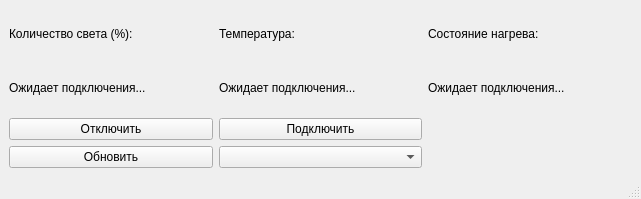
<?xml version="1.0" encoding="UTF-8"?>
<ui version="4.0">
 <class>MainWindow</class>
 <widget class="QMainWindow" name="MainWindow">
  <property name="geometry">
   <rect>
    <x>0</x>
    <y>0</y>
    <width>641</width>
    <height>199</height>
   </rect>
  </property>
  <property name="windowTitle">
   <string>Статус обогрева крыши</string>
  </property>
  <widget class="QWidget" name="centralwidget">
   <layout class="QGridLayout" name="gridLayout">
    <item row="0" column="2">
     <widget class="QLabel" name="heater">
      <property name="text">
       <string>Состояние нагрева:</string>
      </property>
     </widget>
    </item>
    <item row="0" column="0">
     <widget class="QLabel" name="name_ligth">
      <property name="text">
       <string>Количество света (%):</string>
      </property>
     </widget>
    </item>
    <item row="1" column="0">
     <widget class="QLabel" name="lightLabel">
      <property name="text">
       <string>Ожидает подключения...</string>
      </property>
     </widget>
    </item>
    <item row="1" column="2">
     <widget class="QLabel" name="heatingLabel">
      <property name="text">
       <string>Ожидает подключения...</string>
      </property>
     </widget>
    </item>
    <item row="1" column="1">
     <widget class="QLabel" name="temperatureLabel">
      <property name="text">
       <string>Ожидает подключения...</string>
      </property>
     </widget>
    </item>
    <item row="0" column="1">
     <widget class="QLabel" name="name_temperature">
      <property name="text">
       <string>Температура:</string>
      </property>
     </widget>
    </item>
    <item row="6" column="0">
     <widget class="QPushButton" name="refreshPortsButton">
      <property name="text">
       <string>Обновить</string>
      </property>
     </widget>
    </item>
    <item row="2" column="0">
     <widget class="QPushButton" name="disconnectButton">
      <property name="text">
       <string>Отключить</string>
      </property>
     </widget>
    </item>
    <item row="2" column="1">
     <widget class="QPushButton" name="connectButton">
      <property name="text">
       <string>Подключить</string>
      </property>
     </widget>
    </item>
    <item row="6" column="1">
     <widget class="QComboBox" name="portComboBox"/>
    </item>
   </layout>
  </widget>
  <widget class="QMenuBar" name="menubar">
   <property name="geometry">
    <rect>
     <x>0</x>
     <y>0</y>
     <width>641</width>
     <height>20</height>
    </rect>
   </property>
  </widget>
  <widget class="QStatusBar" name="statusbar"/>
 </widget>
 <resources/>
 <connections/>
</ui>
